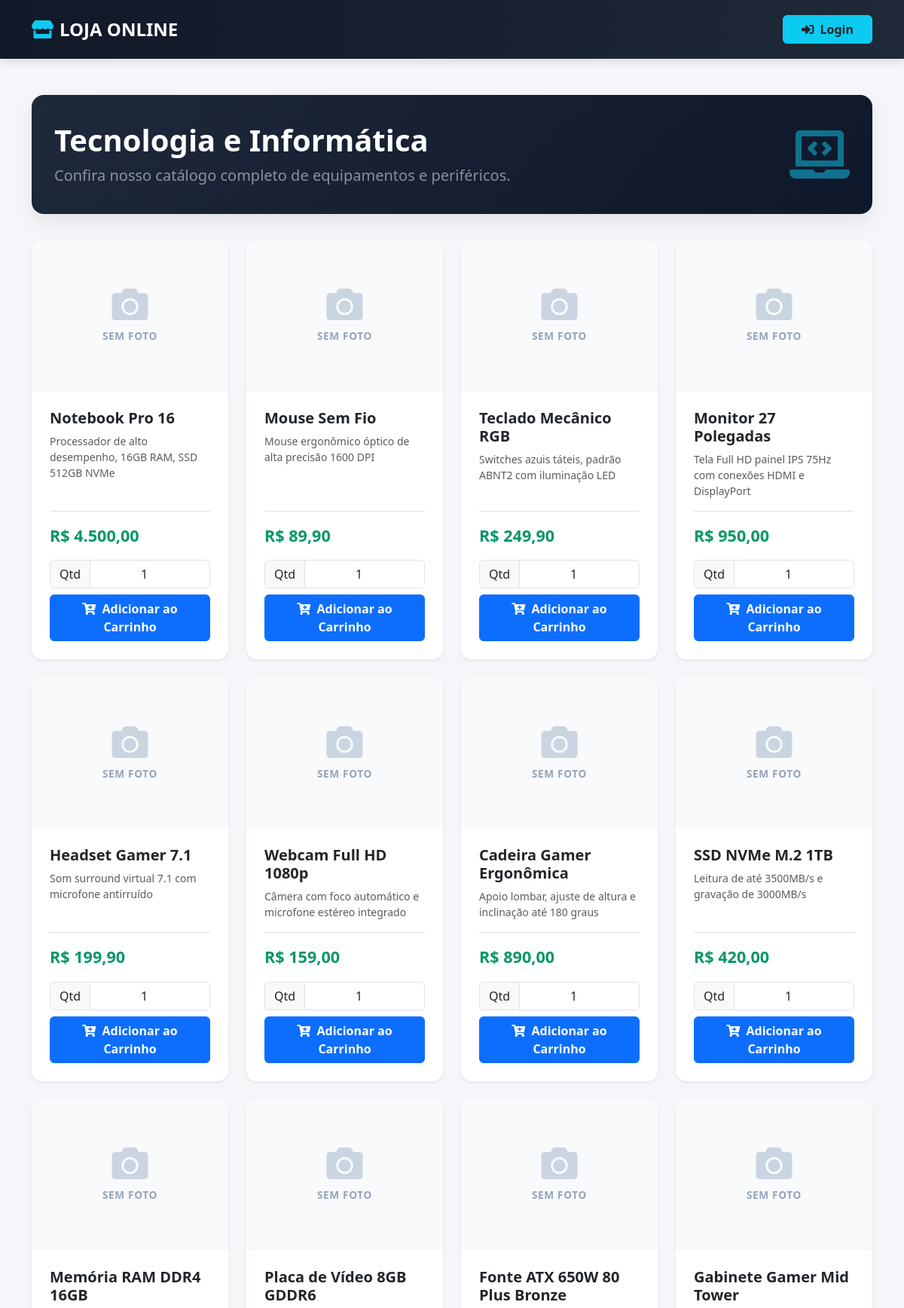
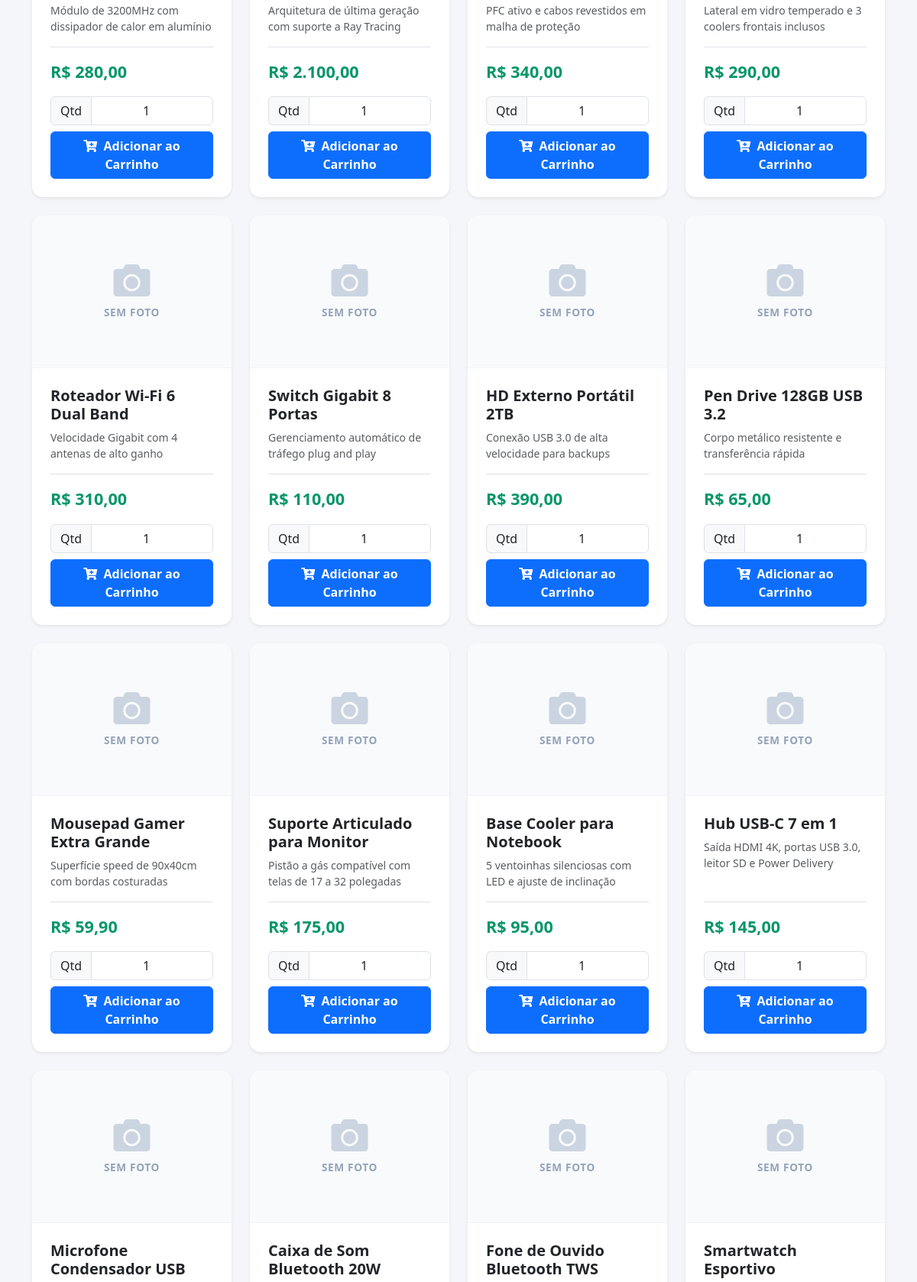
The app's page /view/index.php (upper part) with its own data (2 pictures, top to bottom).
### tables this page shows
CREATE TABLE `produtos` (
  `id` int(11) NOT NULL AUTO_INCREMENT,
  `nome` varchar(100) NOT NULL,
  `descricao` varchar(255) NOT NULL,
  `preco` decimal(10,2) NOT NULL,
  `imagem` varchar(500) DEFAULT NULL,
  `data_criado` timestamp NULL DEFAULT current_timestamp(),
  `data_editado` timestamp NULL DEFAULT current_timestamp() ON UPDATE current_timestamp(),
  PRIMARY KEY (`id`)
);

### config/conexao.php (called while the page is built, shortened)
<?php
abstract class Conexao {
    private $servidor = 'localhost';
    private $user = 'publico';
    private $pass = 'publico';
    private $banco = 'loja_online';
    public function __construct() {
        if (isset($_SESSION['logado']) && $_SESSION['logado'] === true) {
            $this->user = 'cliente';
            $this->pass = 'cliente';
        } else {
            $this->user = 'publico';
            $this->pass = 'publico';
        }
    }
    private function conexao() {
        $this->conn = new PDO("mysql:host=$this->servidor;dbname=$this->banco", $this->user, $this->pass);
    }
}
?>

### model/Produto.php (called while the page is built, shortened)
<?php
require_once('../config/conexao.php');
class Produto extends Conexao {
    private $tabela = 'produtos';
    public function consulta() {
        $sql = "SELECT id, nome, descricao, preco, imagem FROM $this->tabela";
        $stmt = $this->conn->prepare($sql);
        $stmt->execute();
        $result = $stmt->fetchAll(PDO::FETCH_ASSOC);
        return $result;
    }
}
?>

### view/index.php (the view, shortened to what this page needs)
<?php
    $logado = isset($_SESSION['logado']) && $_SESSION['logado'] == true;
?>
<!DOCTYPE html>
<html lang="pt-br">
<head>
    <link href="https://cdn.jsdelivr.net/npm/bootstrap@5.3.2/dist/css/bootstrap.min.css" rel="stylesheet">
    <link rel="stylesheet" href="https://cdnjs.cloudflare.com/ajax/libs/font-awesome/5.15.4/css/all.min.css">
    <link rel="stylesheet" href="css/estilo.css">
</head>
<body>
    <nav class="navbar navbar-expand-lg navbar-dark navbar-loja sticky-top py-3">
        <div class="container">
            <a class="navbar-brand fw-bold fs-4" href="index.php">
                <i class="fas fa-store text-info me-2"></i>LOJA ONLINE
            </a>
            <div class="d-flex align-items-center">
                <?php if ($logado) { ?>
                    <a href="perfil.php" class="btn btn-outline-light me-2"><i class="fas fa-user me-1"></i> Meu Perfil</a>
                    <a href="carrinho.php" class="btn btn-info text-dark fw-semibold me-2"><i class="fas fa-shopping-cart me-1"></i> Carrinho</a>
                    <a href="vendas.php" class="btn btn-outline-info me-3"><i class="fas fa-receipt me-1"></i> Minhas Compras</a>
                    <a href="#" onclick="confirmSair()" class="btn btn-danger"><i class="fas fa-sign-out-alt me-1"></i> Sair</a>
                <?php } else { ?>
                    <a href="login.php" class="btn btn-info text-dark fw-semibold px-4"><i class="fas fa-sign-in-alt me-1"></i> Login</a>
                <?php } ?>
            </div>
        </div>
    </nav>
    <div class="container my-5">
        <div class="hero-banner d-flex justify-content-between align-items-center">
            <div>
                <h1 class="fw-bold mb-2">Tecnologia e Informática</h1>
                <p class="mb-0 text-white-50 fs-5">Confira nosso catálogo completo de equipamentos e periféricos.</p>
            </div>
            <i class="fas fa-laptop-code fa-4x text-info opacity-50 d-none d-md-block"></i>
        </div>
        <div class="row g-4">
            <?php
                $produto = new Produto();
                $consulta = $produto->consulta();
                foreach ($consulta as $linha) {
                    $id = $linha['id'];
                    $nome = $linha['nome'];
                    $descricao = $linha['descricao'];
                    $preco = number_format($linha['preco'], 2, ',', '.');
                    $imagem = $linha['imagem'];
            ?>
            <div class="col-sm-6 col-md-4 col-lg-3">
                <div class="card card-produto shadow-sm">
                    <div class="produto-img-wrapper">
                        <?php if (!empty($imagem)) { ?>
                            <img src="<?php echo htmlspecialchars($imagem); ?>" alt="<?php echo htmlspecialchars($nome); ?>">
                        <?php } else { ?>
                            <div class="placeholder-sem-foto">
                                <i class="fas fa-camera"></i>
                                <span>Sem Foto</span>
                            </div>
                        <?php } ?>
                    </div>
                    <div class="card-body d-flex flex-column justify-content-between p-4">
                        <div>
                            <h5 class="card-title fw-bold text-dark mb-2"><?php echo $nome; ?></h5>
                            <p class="card-text text-muted small mb-3"><?php echo $descricao; ?></p>
                        </div>
                        <div class="pt-3 border-top">
                            <p class="preco-destaque mb-3">R$ <?php echo $preco; ?></p>
                            <?php if ($logado) { ?>
                                <form method="post" action="../controller/carrinhoController.php?action=cadastrarCarrinho">
                                    <input type="hidden" name="id_produto" value="<?php echo $id; ?>">
                                    <div class="input-group mb-2">
                                        <span class="input-group-text bg-light">Qtd</span>
                                        <input type="number" name="quantidade" class="form-control text-center" value="1" min="1" required>
                                    </div>
                                    <button type="submit" class="btn btn-primary w-100 fw-semibold">
                                        <i class="fas fa-cart-plus me-1"></i> Adicionar ao Carrinho
                                    </button>
                                </form>
                            <?php } else { ?>
                                <div class="input-group mb-2">
                                    <span class="input-group-text bg-light">Qtd</span>
                                    <input type="number" class="form-control text-center" value="1" min="1" readonly>
                                </div>
                                <button type="button" onclick="alertaPrecisaLogar()" class="btn btn-primary w-100 fw-semibold">
                                    <i class="fas fa-cart-plus me-1"></i> Adicionar ao Carrinho
                                </button>
                            <?php } ?>
                        </div>
                    </div>
                </div>
            </div>
            <?php } ?>
        </div>
    </div>
</body>
</html>

### view/css/estilo.css (style rules this page uses)
body { background-color: #f4f6f9; min-height: 100vh; display: flex; flex-direction: column; }
.navbar-loja { background: linear-gradient(90deg, #111827 0%, #1f2937 100%); box-shadow: 0 4px 12px rgba(0, 0, 0, 0.12); }
.hero-banner { background: linear-gradient(135deg, #1e293b 0%, #0f172a 100%); color: #ffffff; border-radius: 16px; padding: 36px 30px; margin-bottom: 35px; box-shadow: 0 10px 25px rgba(0, 0, 0, 0.08); }
.card-produto { border: none; border-radius: 14px; overflow: hidden; background-color: #ffffff; transition: transform 0.25s ease, box-shadow 0.25s ease; height: 100%; }
.produto-img-wrapper { height: 200px; background-color: #f8fafc; display: flex; align-items: center; justify-content: center; border-bottom: 1px solid #f1f5f9; overflow: hidden; }
.placeholder-sem-foto { display: flex; flex-direction: column; align-items: center; justify-content: center; color: #94a3b8; width: 100%; height: 100%; user-select: none; }
.placeholder-sem-foto i { font-size: 3rem; margin-bottom: 8px; color: #cbd5e1; }
.placeholder-sem-foto span { font-size: 0.85rem; font-weight: 600; text-transform: uppercase; letter-spacing: 0.05em; }
.preco-destaque { font-size: 1.35rem; font-weight: 700; color: #059669; }

### records on screen
produtos: nome "Notebook Pro 16", descricao "Processador de alto desempenho, 16GB RAM, SSD 512GB NVMe", preco "4.500,00"
produtos: nome "Mouse Sem Fio", descricao "Mouse ergonômico óptico de alta precisão 1600 DPI", preco "89,90"
produtos: nome "Teclado Mecânico RGB", descricao "Switches azuis táteis, padrão ABNT2 com iluminação LED", preco "249,90"
produtos: nome "Monitor 27 Polegadas", descricao "Tela Full HD painel IPS 75Hz com conexões HDMI e DisplayPort", preco "950,00"
produtos: nome "Headset Gamer 7.1", descricao "Som surround virtual 7.1 com microfone antirruído", preco "199,90"
produtos: nome "Webcam Full HD 1080p", descricao "Câmera com foco automático e microfone estéreo integrado", preco "159,00"
produtos: nome "Cadeira Gamer Ergonômica", descricao "Apoio lombar, ajuste de altura e inclinação até 180 graus", preco "890,00"
produtos: nome "SSD NVMe M.2 1TB", descricao "Leitura de até 3500MB/s e gravação de 3000MB/s", preco "420,00"
produtos: nome "Memória RAM DDR4 16GB", descricao "Módulo de 3200MHz com dissipador de calor em alumínio", preco "280,00"
produtos: nome "Placa de Vídeo 8GB GDDR6", descricao "Arquitetura de última geração com suporte a Ray Tracing", preco "2.100,00"
produtos: nome "Fonte ATX 650W 80 Plus Bronze", descricao "PFC ativo e cabos revestidos em malha de proteção", preco "340,00"
produtos: nome "Gabinete Gamer Mid Tower", descricao "Lateral em vidro temperado e 3 coolers frontais inclusos", preco "290,00"
produtos: nome "Roteador Wi-Fi 6 Dual Band", descricao "Velocidade Gigabit com 4 antenas de alto ganho", preco "310,00"
produtos: nome "Switch Gigabit 8 Portas", descricao "Gerenciamento automático de tráfego plug and play", preco "110,00"
produtos: nome "HD Externo Portátil 2TB", descricao "Conexão USB 3.0 de alta velocidade para backups", preco "390,00"
produtos: nome "Pen Drive 128GB USB 3.2", descricao "Corpo metálico resistente e transferência rápida", preco "65,00"
produtos: nome "Mousepad Gamer Extra Grande", descricao "Superfície speed de 90x40cm com bordas costuradas", preco "59,90"
produtos: nome "Suporte Articulado para Monitor", descricao "Pistão a gás compatível com telas de 17 a 32 polegadas", preco "175,00"
produtos: nome "Base Cooler para Notebook", descricao "5 ventoinhas silenciosas com LED e ajuste de inclinação", preco "95,00"
produtos: nome "Hub USB-C 7 em 1", descricao "Saída HDMI 4K, portas USB 3.0, leitor SD e Power Delivery", preco "145,00"
produtos: nome "Microfone Condensador USB"
produtos: nome "Caixa de Som Bluetooth 20W"
produtos: nome "Fone de Ouvido Bluetooth TWS"
produtos: nome "Smartwatch Esportivo"
